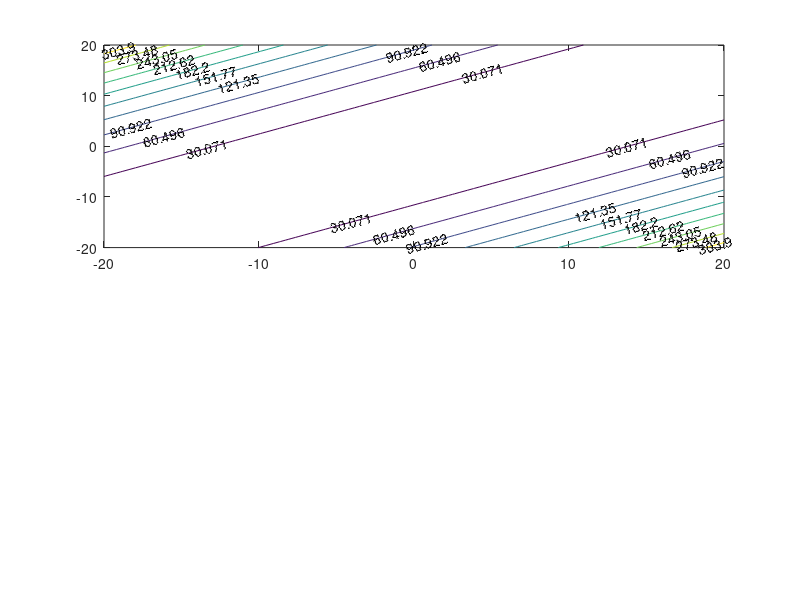

Recreate this plot in MATLAB. (Note: this script raises an error after producing the figure.)
%% Solution for task 7
clc
x = linspace(-20,20);
y = linspace(-20,20);
[X,Y] = meshgrid(x,y);
a = cos(2*pi/9);
b = sin(2*pi/9);
c = cos(7*pi/9);
d = sin(7*pi/9);

% 1 Anchor Point
subplot(2,1,1); 
values=[0];
for i=1:length(y)
    for j=1:length(x)
        values(i,j) = ((-(a.^2)+1)*(x(j)+1)-a*b*y(i)).^2+(-a*b*(x(j)+1)+y(i)*(-(b.^2)+1));
     end
end
contour(x,y, values, 'ShowText','on')
hold on 

% plot design
xline(0, 'Color', 'k', 'LineWidth', 0.5);
yline(0, 'Color', 'k', 'LineWidth', 0.5);
title('Angle Measurement Cost Function for 1 Anchor Point', 'Interpreter','latex')
xlabel('x','Interpreter','latex');
ylabel('y', 'Interpreter','latex') ;
scatter3(-1,0,0,'r','filled')
text(-2,3,'Anchor 1','Interpreter','latex')

% 2 Anchor Points
subplot(2,1,2); 
values=[0];
for i=1:length(y)
    for j=1:length(x)
        values(i,j) = ((-c.^2+1)*(x(j)-3)-c*d*y(i)).^2+(-c*d*(x(j)-3)+y(i)*(-d.^2+1)) +((-a.^2+1)*(x(j)+1)-a*b*y(i)).^2+(-a*b*(x(j)+1)+y(i)*(-b.^2+1));
     end
end
contour(x,y, values, 'ShowText','on')
hold on 

% plot design 
xline(0, 'Color', 'k', 'LineWidth', 0.5);
yline(0, 'Color', 'k', 'LineWidth', 0.5);
title('Angle Measurement Cost Function for 2 Anchor Points', 'Interpreter','latex')
xlabel('x','Interpreter','latex');
ylabel('y', 'Interpreter','latex') ; 
scatter3(-1,0,0,'r','filled')
scatter3(3,0,0,'r','filled')
text(-2,3,'Anchor 1','Interpreter','latex')
text(2.2,3,'Anchor 2','Interpreter','latex')
